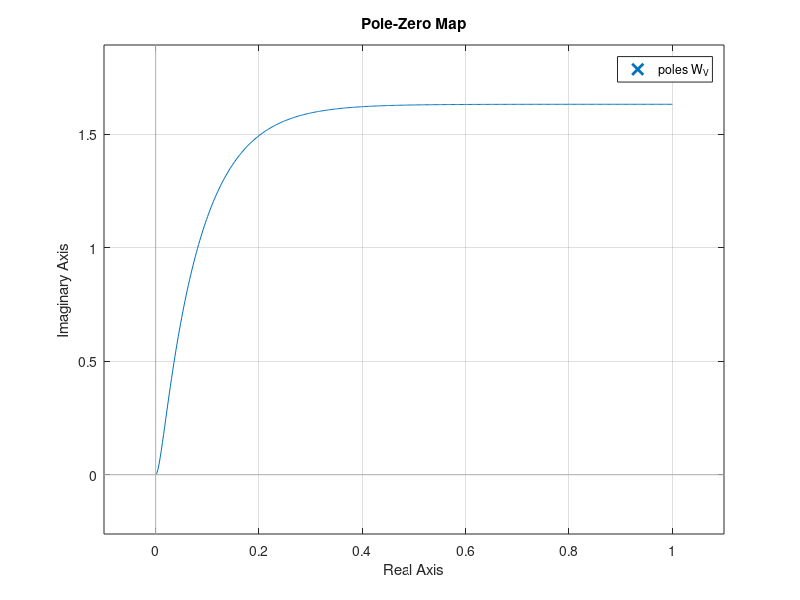

Reproduce this figure in MATLAB.
close all; clear all; history -c; clc;
pkg load control;

% Ejercicio 2.1:
s = tf('s');
W_V = 3000/(s^2 + 156.25*s + 1837.5);
% Resulta que si se aplica el teorema del valor final con V(s) = 10/s
% lim (t_inf) w(t) = lim (s_0) s*W(s) = lim (s_0) s*V(s)*F(s) con F(s) = W(s)/V(s)
% w_est = (30000*s)/(s^2 + 156.25*s + 1837.5)
w_est = 30000/1837.5

% Ejercicio 2.2:
wn = sqrt(1837.5)
K = 3000/1837.5
Amort = 156.25/(2*wn)
Ts = 4/(Amort*wn)

% Ejercicio 2.3:
step(W_V,1)

% Ejercicio 2.4:
pzmap(W_V)
